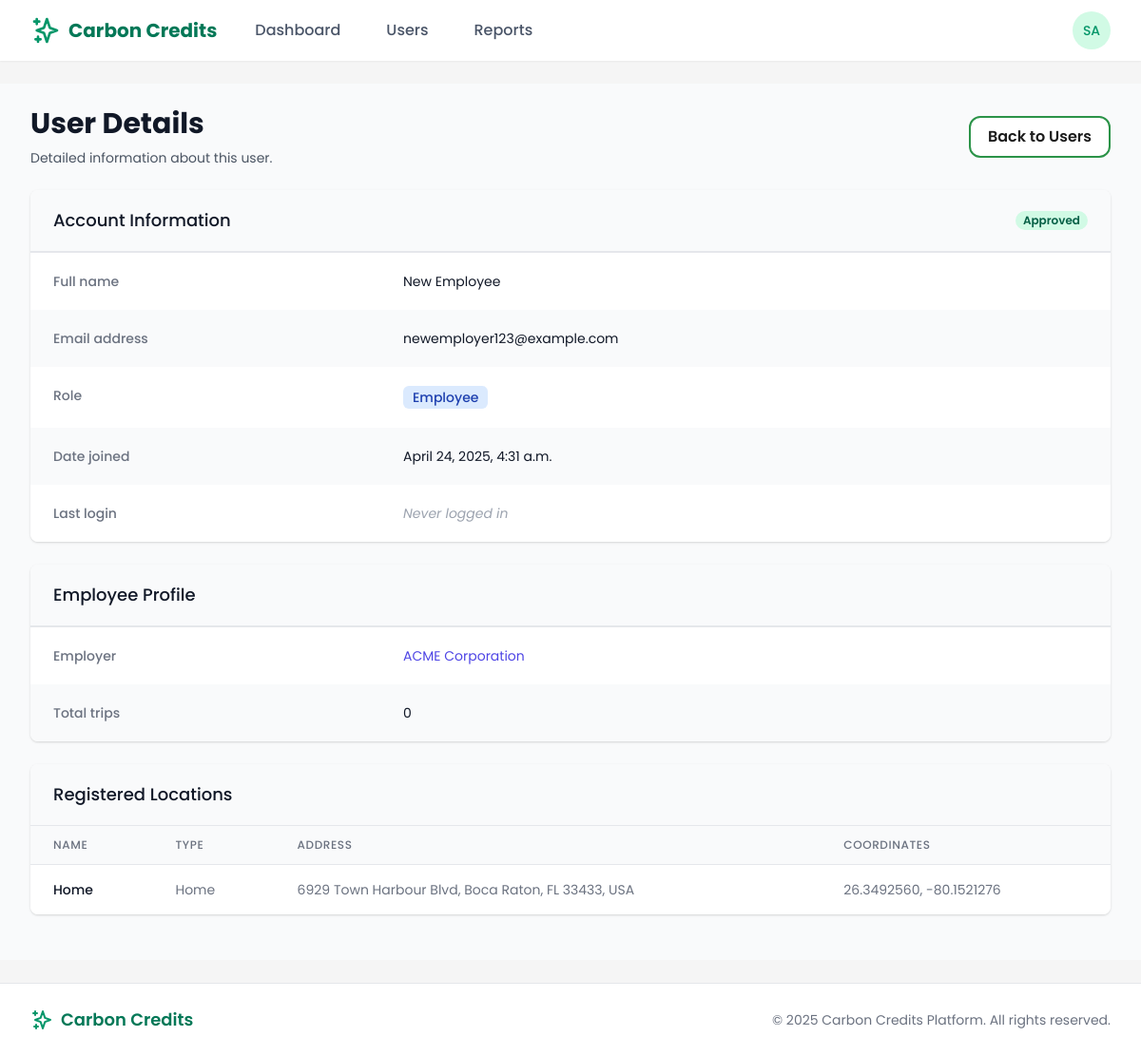
Screenshot of /systemadmin/users/18/ (signed in) with the database file from the repository.
### users/models.py (models this page shows, shortened)
class CustomUser(AbstractUser):
    is_employee = models.BooleanField(default=False)
    is_employer = models.BooleanField(default=False)
    is_bank_admin = models.BooleanField(default=False)
    is_super_admin = models.BooleanField(default=False)
    email = models.EmailField(_('email address'), unique=True)
    date_joined = models.DateTimeField(default=timezone.now)
    approved = models.BooleanField(default=False)
    USERNAME_FIELD = 'email'
    REQUIRED_FIELDS = ['username', 'first_name', 'last_name']
    class Meta:
        verbose_name = _('user')
        verbose_name_plural = _('users')

class EmployeeProfile(models.Model):
    user = models.OneToOneField(
        CustomUser,
        on_delete=models.CASCADE,
        related_name='employee_profile'
    )
    employer = models.ForeignKey(
        EmployerProfile,
        on_delete=models.CASCADE,
        related_name='employees'
    )
    employee_id = models.CharField(max_length=50, blank=True, null=True)
    approved = models.BooleanField(default=False)
    created_at = models.DateTimeField(default=timezone.now)
    wallet_balance = models.DecimalField(max_digits=10, decimal_places=2, default=0)
    department = models.CharField(max_length=100, blank=True)

class EmployerProfile(models.Model):
    user = models.OneToOneField(
        CustomUser,
        on_delete=models.CASCADE,
        related_name='employer_profile'
    )
    company_name = models.CharField(max_length=100)
    registration_number = models.CharField(max_length=50, unique=True)
    industry = models.CharField(max_length=100)
    approved = models.BooleanField(default=False)
    created_at = models.DateTimeField(default=timezone.now)
    initial_credits_allocated = models.BooleanField(default=False)
    wallet_balance = models.DecimalField(max_digits=10, decimal_places=2, default=0)

class Location(models.Model):
    LOCATION_TYPES = (
        ('home', 'Home'),
        ('office', 'Office'),
        ('commute', 'Commute'),
        ('other', 'Other'),
    )
    name = models.CharField(max_length=100, default='', blank=True)
    created_by = models.ForeignKey(
        CustomUser,
        on_delete=models.CASCADE,
        related_name='locations'
    )
    latitude = models.DecimalField(max_digits=10, decimal_places=7)
    longitude = models.DecimalField(max_digits=10, decimal_places=7)
    address = models.CharField(max_length=255)
    location_type = models.CharField(max_length=10, choices=LOCATION_TYPES, default='other')
    employer = models.ForeignKey(
        EmployerProfile,
        on_delete=models.CASCADE,
        related_name='office_locations',
        null=True,
        blank=True
    )
    is_primary = models.BooleanField(default=False)
    created_at = models.DateTimeField(default=timezone.now)

### core/views/admin_views.py (the view)
# urls.py: path('users/<int:user_id>/', admin_views.user_detail, name='admin_user_detail'),
@login_required
@user_passes_test(is_super_admin)
def user_detail(request, user_id):
    user = get_object_or_404(CustomUser, id=user_id)
    profile = None
    if user.is_employer:
        profile = getattr(user, 'employer_profile', None)
    elif user.is_employee:
        profile = getattr(user, 'employee_profile', None)
    trips = []
    if user.is_employee and hasattr(user, 'employee_profile'):
        trips = Trip.objects.filter(employee=user.employee_profile).order_by('-start_time')[:10]
    locations = Location.objects.filter(created_by=user)
    credits = None
    if user.is_employee and hasattr(user, 'employee_profile'):
        credits = CarbonCredit.objects.filter(owner_type='employee', owner_id=user.employee_profile.id)
    context = {
        'user_detail': user,
        'profile': profile,
        'trips': trips,
        'locations': locations,
        'credits': credits,
    }
    return render(request, 'admin/user_detail.html', context)

### templates/admin/user_detail.html (shortened to what this page needs)
{% extends 'base.html' %}
{% load static %}
{% block content %}
<div class="bg-gray-50 min-h-screen">
  <div class="max-w-7xl mx-auto py-6 px-4 sm:px-6 lg:px-8">
    <div class="mb-6 flex justify-between items-center">
      <div>
        <h1 class="text-3xl font-bold text-gray-900">User Details</h1>
        <p class="mt-2 text-sm text-gray-600">Detailed information about this user.</p>
      </div>
      <div class="flex space-x-3">
        <a href="{% url 'admin_users' %}" class="btn btn-secondary">Back to Users</a>
      </div>
    </div>
    <div class="bg-white shadow overflow-hidden sm:rounded-lg mb-6">
      <div class="px-4 py-5 sm:px-6 bg-gray-50 border-b">
        <div class="flex justify-between items-center">
          <h3 class="text-lg leading-6 font-medium text-gray-900">Account Information</h3>
          <span class="px-2 inline-flex text-xs leading-5 font-semibold rounded-full
            {% if user_detail.approved %}bg-green-100 text-green-800{% else %}bg-yellow-100 text-yellow-800{% endif %}">
            {% if user_detail.approved %}Approved{% else %}Pending{% endif %}
          </span>
        </div>
      </div>
      <div class="border-t border-gray-200">
        <dl>
          <div class="bg-white px-4 py-5 sm:grid sm:grid-cols-3 sm:gap-4 sm:px-6">
            <dt class="text-sm font-medium text-gray-500">Full name</dt>
            <dd class="mt-1 text-sm text-gray-900 sm:mt-0 sm:col-span-2">
              {% if user_detail.first_name or user_detail.last_name %}
                {{ user_detail.first_name }} {{ user_detail.last_name }}
              {% else %}
                <span class="text-gray-400 italic">Not provided</span>
              {% endif %}
            </dd>
          </div>
          <div class="bg-gray-50 px-4 py-5 sm:grid sm:grid-cols-3 sm:gap-4 sm:px-6">
            <dt class="text-sm font-medium text-gray-500">Email address</dt>
            <dd class="mt-1 text-sm text-gray-900 sm:mt-0 sm:col-span-2">{{ user_detail.email }}</dd>
          </div>
          <div class="bg-white px-4 py-5 sm:grid sm:grid-cols-3 sm:gap-4 sm:px-6">
            <dt class="text-sm font-medium text-gray-500">Role</dt>
            <dd class="mt-1 text-sm sm:mt-0 sm:col-span-2">
              {% if user_detail.is_super_admin %}
                <span class="inline-flex items-center px-2.5 py-0.5 rounded-md text-sm font-medium bg-purple-100 text-purple-800">
                  Super Admin
                </span>
              {% elif user_detail.is_bank_admin %}
                <span class="inline-flex items-center px-2.5 py-0.5 rounded-md text-sm font-medium bg-purple-100 text-purple-800">
                  Bank Admin
                </span>
              {% elif user_detail.is_employer %}
                <span class="inline-flex items-center px-2.5 py-0.5 rounded-md text-sm font-medium bg-green-100 text-green-800">
                  Employer
                </span>
              {% elif user_detail.is_employee %}
                <span class="inline-flex items-center px-2.5 py-0.5 rounded-md text-sm font-medium bg-blue-100 text-blue-800">
                  Employee
                </span>
              {% else %}
                <span class="inline-flex items-center px-2.5 py-0.5 rounded-md text-sm font-medium bg-gray-100 text-gray-800">
                  Unknown
                </span>
              {% endif %}
            </dd>
          </div>
          <div class="bg-gray-50 px-4 py-5 sm:grid sm:grid-cols-3 sm:gap-4 sm:px-6">
            <dt class="text-sm font-medium text-gray-500">Date joined</dt>
            <dd class="mt-1 text-sm text-gray-900 sm:mt-0 sm:col-span-2">{{ user_detail.date_joined|date:"F j, Y, g:i a" }}</dd>
          </div>
          <div class="bg-white px-4 py-5 sm:grid sm:grid-cols-3 sm:gap-4 sm:px-6">
            <dt class="text-sm font-medium text-gray-500">Last login</dt>
            <dd class="mt-1 text-sm text-gray-900 sm:mt-0 sm:col-span-2">
              {% if user_detail.last_login %}
                {{ user_detail.last_login|date:"F j, Y, g:i a" }}
              {% else %}
                <span class="text-gray-400 italic">Never logged in</span>
              {% endif %}
            </dd>
          </div>
        </dl>
      </div>
    </div>
    {% if profile %}
      <div class="bg-white shadow overflow-hidden sm:rounded-lg mb-6">
        <div class="px-4 py-5 sm:px-6 bg-gray-50 border-b">
          <h3 class="text-lg leading-6 font-medium text-gray-900">
            {% if user_detail.is_employer %}Employer Profile{% elif user_detail.is_employee %}Employee Profile{% endif %}
          </h3>
        </div>
        <div class="border-t border-gray-200">
          <dl>
            {% if user_detail.is_employer %}
              <div class="bg-white px-4 py-5 sm:grid sm:grid-cols-3 sm:gap-4 sm:px-6">
                <dt class="text-sm font-medium text-gray-500">Company name</dt>
                <dd class="mt-1 text-sm text-gray-900 sm:mt-0 sm:col-span-2">{{ profile.company_name }}</dd>
              </div>
              <div class="bg-gray-50 px-4 py-5 sm:grid sm:grid-cols-3 sm:gap-4 sm:px-6">
                <dt class="text-sm font-medium text-gray-500">Registration number</dt>
                <dd class="mt-1 text-sm text-gray-900 sm:mt-0 sm:col-span-2">{{ profile.registration_number }}</dd>
              </div>
              <div class="bg-white px-4 py-5 sm:grid sm:grid-cols-3 sm:gap-4 sm:px-6">
                <dt class="text-sm font-medium text-gray-500">Industry</dt>
                <dd class="mt-1 text-sm text-gray-900 sm:mt-0 sm:col-span-2">{{ profile.industry }}</dd>
              </div>
              <div class="bg-gray-50 px-4 py-5 sm:grid sm:grid-cols-3 sm:gap-4 sm:px-6">
                <dt class="text-sm font-medium text-gray-500">Total employees</dt>
                <dd class="mt-1 text-sm text-gray-900 sm:mt-0 sm:col-span-2">{{ profile.employees.count }}</dd>
              </div>
            {% elif user_detail.is_employee %}
              <div class="bg-white px-4 py-5 sm:grid sm:grid-cols-3 sm:gap-4 sm:px-6">
                <dt class="text-sm font-medium text-gray-500">Employer</dt>
                <dd class="mt-1 text-sm text-gray-900 sm:mt-0 sm:col-span-2">
                  <a href="{% url 'admin_user_detail' profile.employer.user.id %}" class="text-indigo-600 hover:text-indigo-900">
                    {{ profile.employer.company_name }}
                  </a>
                </dd>
              </div>
              <div class="bg-gray-50 px-4 py-5 sm:grid sm:grid-cols-3 sm:gap-4 sm:px-6">
                <dt class="text-sm font-medium text-gray-500">Total trips</dt>
                <dd class="mt-1 text-sm text-gray-900 sm:mt-0 sm:col-span-2">{{ trips|length }}</dd>
              </div>
            {% endif %}
          </dl>
        </div>
      </div>
    {% endif %}
    {% if locations %}
      <div class="bg-white shadow overflow-hidden sm:rounded-lg mb-6">
        <div class="px-4 py-5 sm:px-6 bg-gray-50 border-b">
          <h3 class="text-lg leading-6 font-medium text-gray-900">Registered Locations</h3>
        </div>
        <div class="overflow-x-auto">
          <table class="min-w-full divide-y divide-gray-200">
            <thead class="bg-gray-50">
              <tr>
                <th scope="col" class="px-6 py-3 text-left text-xs font-medium text-gray-500 uppercase tracking-wider">Name</th>
                <th scope="col" class="px-6 py-3 text-left text-xs font-medium text-gray-500 uppercase tracking-wider">Type</th>
                <th scope="col" class="px-6 py-3 text-left text-xs font-medium text-gray-500 uppercase tracking-wider">Address</th>
                <th scope="col" class="px-6 py-3 text-left text-xs font-medium text-gray-500 uppercase tracking-wider">Coordinates</th>
              </tr>
            </thead>
            <tbody class="bg-white divide-y divide-gray-200">
              {% for location in locations %}
                <tr>
                  <td class="px-6 py-4 whitespace-nowrap text-sm font-medium text-gray-900">
                    {{ location.name }}
                  </td>
                  <td class="px-6 py-4 whitespace-nowrap text-sm text-gray-500">
                    {{ location.get_location_type_display }}
                  </td>
                  <td class="px-6 py-4 whitespace-nowrap text-sm text-gray-500">
                    {{ location.address }}
                  </td>
                  <td class="px-6 py-4 whitespace-nowrap text-sm text-gray-500">
                    {{ location.latitude }}, {{ location.longitude }}
                  </td>
                </tr>
              {% endfor %}
            </tbody>
          </table>
        </div>
      </div>
    {% endif %}
  </div>
</div>
{% endblock %}

### templates/base.html (shortened to what this page needs)
{% load static %}
<!DOCTYPE html>
<html lang="en">
<head>
    <link href="https://cdn.jsdelivr.net/npm/tailwindcss@2.2.19/dist/tailwind.min.css" rel="stylesheet">
</head>
<body class="flex flex-col min-h-screen">
    <header class="bg-white shadow-sm sticky top-0 z-50">
        <nav class="max-w-7xl mx-auto px-4 sm:px-6 lg:px-8">
            <div class="flex justify-between h-16">
                <div class="flex">
                    <div class="flex-shrink-0 flex items-center">
                        <a href="{% url 'home' %}" class="flex items-center">
                            <svg xmlns="http://www.w3.org/2000/svg" class="h-8 w-8 text-green-600" fill="none" viewBox="0 0 24 24" stroke="currentColor">
                                <path stroke-linecap="round" stroke-linejoin="round" stroke-width="2" d="M5 3v4M3 5h4M6 17v4m-2-2h4m5-16l2.286 6.857L21 12l-5.714 2.143L13 21l-2.286-6.857L5 12l5.714-2.143L13 3z" />
                            </svg>
                            <span class="ml-2 text-xl font-bold text-green-700">Carbon Credits</span>
                        </a>
                    </div>
                    {% if user.is_authenticated %}
                    <div class="hidden sm:ml-6 sm:flex sm:space-x-4 items-center">
                        {% if user.is_super_admin %}
                        <a href="{% url 'admin_dashboard' %}" class="nav-link {% if request.resolver_match.url_name == 'admin_dashboard' %}active{% endif %}">Dashboard</a>
                        <a href="{% url 'admin_users' %}" class="nav-link {% if request.resolver_match.url_name == 'admin_users' %}active{% endif %}">Users</a>
                        <a href="{% url 'admin_reports' %}" class="nav-link {% if request.resolver_match.url_name == 'admin_reports' %}active{% endif %}">Reports</a>
                        {% endif %}
                    </div>
                    {% endif %}
                </div>
                <div class="flex items-center">
                    {% if user.is_authenticated %}
                    <div class="ml-3 relative">
                        <div>
                            <button type="button" class="bg-white rounded-full flex text-sm focus:outline-none focus:ring-2 focus:ring-offset-2 focus:ring-green-500" id="user-menu-button" aria-expanded="false" aria-haspopup="true">
                                <div class="h-10 w-10 rounded-full bg-green-100 flex items-center justify-center text-green-600 font-medium">
                                    {{ user.first_name|slice:":1" }}{{ user.last_name|slice:":1" }}
                                </div>
                            </button>
                        </div>
                    </div>
                    {% else %}
                    <a href="{% url 'login' %}" class="btn-secondary">Log in</a>
                    <a href="{% url 'register' %}" class="ml-3 btn-primary">Register</a>
                    {% endif %}
                </div>
            </div>
        </nav>
    </header>
    <main class="flex-grow py-6">
        {% block content %}{% endblock %}
    </main>
    <footer class="bg-white py-6 border-t border-gray-200 mt-auto">
        <div class="max-w-7xl mx-auto px-4 sm:px-6 lg:px-8">
            <div class="flex flex-col md:flex-row md:justify-between items-center">
                <div class="flex items-center mb-4 md:mb-0">
                    <svg xmlns="http://www.w3.org/2000/svg" class="h-6 w-6 text-green-600" fill="none" viewBox="0 0 24 24" stroke="currentColor">
                        <path stroke-linecap="round" stroke-linejoin="round" stroke-width="2" d="M5 3v4M3 5h4M6 17v4m-2-2h4m5-16l2.286 6.857L21 12l-5.714 2.143L13 21l-2.286-6.857L5 12l5.714-2.143L13 3z" />
                    </svg>
                    <span class="ml-2 text-lg font-semibold text-green-700">Carbon Credits</span>
                </div>
                <p class="text-center text-gray-500 text-sm">
                    &copy; {% now "Y" %} Carbon Credits Platform. All rights reserved.
                </p>
            </div>
        </div>
    </footer>
</body>
</html>

### rows the page displays
CustomUser: first_name "S", last_name "A"
CustomUser: first_name "New", last_name "Employee", email "newemployer123@example.com", date_joined "April 24, 2025, 4:31 a.m."
EmployeeProfile: employer.company_name "ACME Corporation"
Location: name "Home", location_type "Home", address "6929 Town Harbour Blvd, Boca Raton, FL 33433, USA", latitude "26.3492560", longitude "-80.1521276"

### other values shown
{{ trips|length }} "0"
